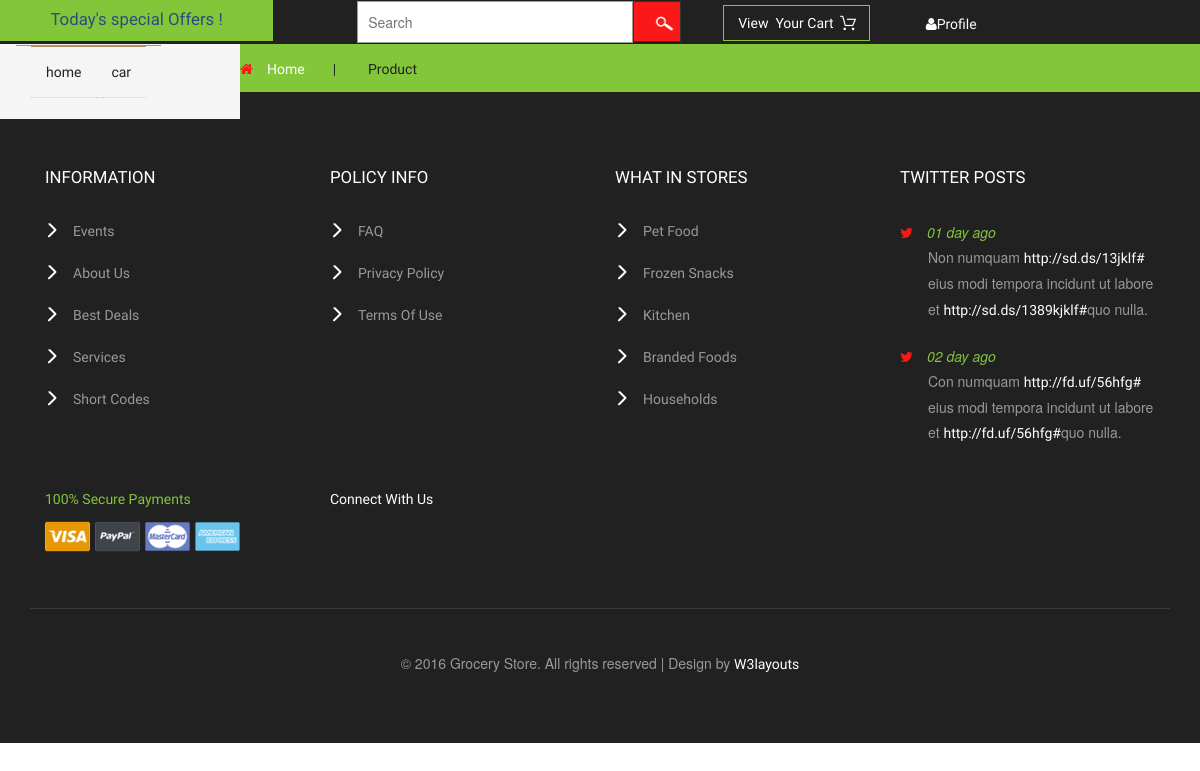
The page /home/producte/16/ on the database as committed earlier.
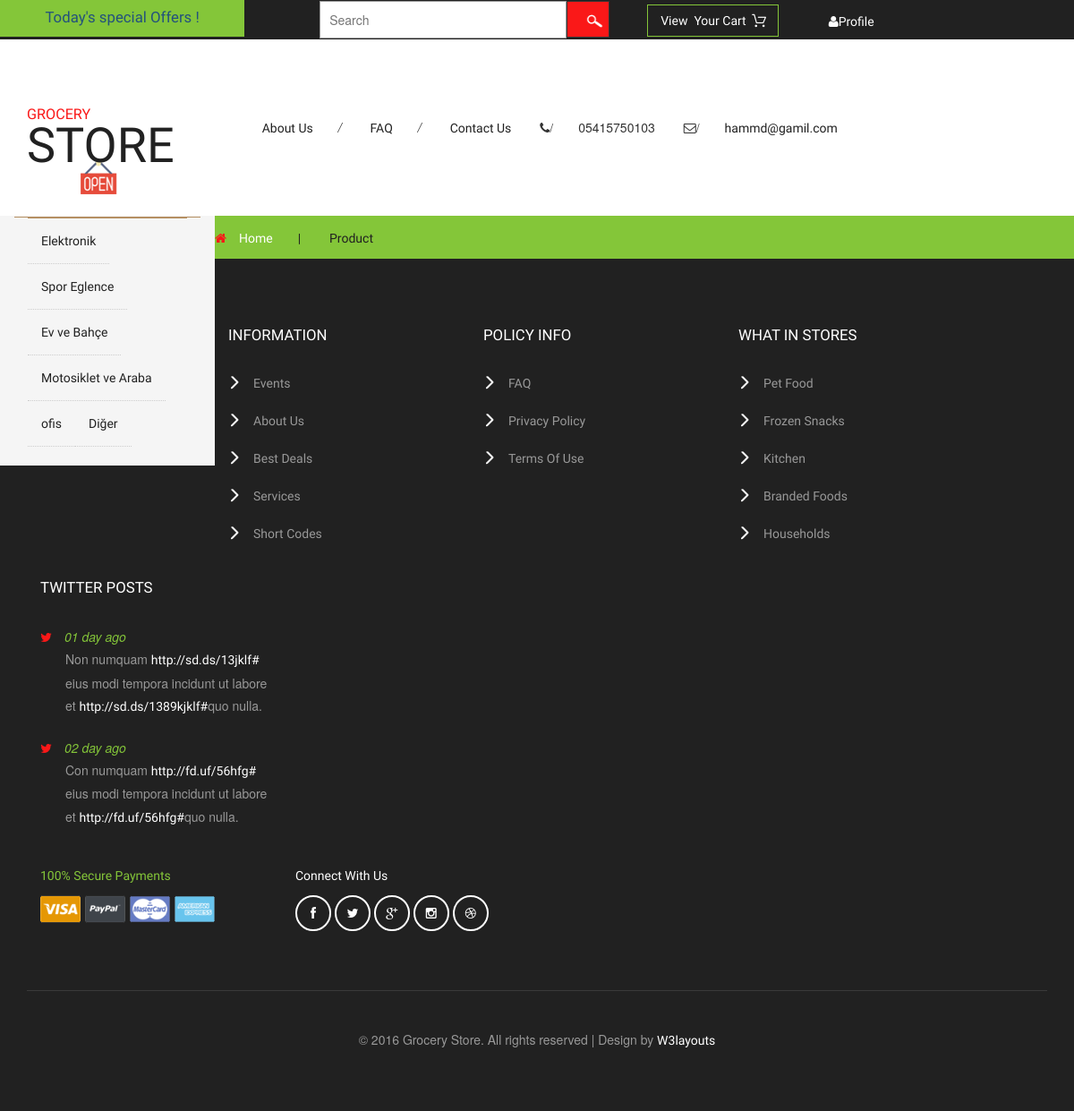
The same page on the database as committed later.
### forSale/models.py (models this page shows, shortened)
class Category(MPTTModel):
    STATUS = (
        ('True', 'Evet'),
        ('False', 'Hayir'),
    )
    name= models.CharField(default='', max_length=40)
    stats = models.CharField(default='', max_length=40, choices=STATUS)
    keyword = models.CharField(default='', max_length=40)
    description = models.CharField(max_length=200, default="")
    image = models.ImageField(blank=True,upload_to='images/')
    slug = models.SlugField()
    parent = TreeForeignKey('self', on_delete=models.CASCADE, null=True, blank=True, related_name='children')
    class MPTTMeta:
        order_insertion_by = ['name']
    def children(self):
        return Category.objects.filter(parent=self).all().all()
    def image_tag(self):
        return mark_safe('<img src="{}" width="50" height="50" />'.format(self.image.url))
    image_tag.short_description = 'Image'

### main/models.py (models this page shows, shortened)
class Main(models.Model):
    STATUS = (
        ('True', 'Evet'),
        ('False', 'Hayir'),
    )
    name = models.CharField(default='', max_length=40)
    status = models.CharField(default='', max_length=40, choices=STATUS)
    title = models.CharField(max_length=15)
    about  = RichTextUploadingField()
    keyword = models.TextField(max_length=10000)
    description  = models.TextField(max_length=10000)
    company  = models.TextField(max_length=10000)
    smtpserver  = models.CharField(max_length=44)
    smtpemail  = models.CharField(max_length=44)
    smtpPassword = models.CharField(max_length=150)
    smtpPort  = models.CharField(max_length=150)
    pagefa  = models.CharField(max_length=150)
    pagetw  = models.CharField(max_length=150)
    pageyt  = models.CharField(max_length=105)
    pageLink  = models.CharField(max_length=150)
    pageTe = models.CharField(max_length=20,default=0)
    icon  = models.ImageField(blank=True,upload_to='images/')
    name_set = models.CharField(max_length=20,default='-')

### main/views.py (the view)
# urls.py: url(r'^home/producte/(?P<pk>\d+)/$', views.producte, name='producte'),
def producte(request,pk):
    pageName = 'producte Page'
    set = Main.objects.filter(pk = 1)
    cate = Category.objects.all()
    comment = Comment.objects.filter(product__id= pk, status = 'False')
    userInfo = request.user
    sale =  Forslar.objects.filter(pk=pk)
    return render(request,'front/producte.html',{'userInfo' :userInfo,'sale':sale,'cate': cate,'title':pageName,'comment':comment,'set':set})

### main/templates/front/producte.html (shortened to what this page needs)
{% extends 'front/master.html' %}
{% load static %}
{% block head%}
<!DOCTYPE html>
<html>
<head>
<link href="{% static  'front/css/bootstrap.css' %}" rel="stylesheet" type="text/css" media="all" />
<link href="{% static  'front/css/style.css' %}" rel="stylesheet" type="text/css" media="all" />
<link href="{% static  'css/font-awesome.css' %}" rel="stylesheet" type="text/css" media="all" />
   <link href="//maxcdn.bootstrapcdn.com/bootstrap/3.3.0/css/bootstrap.min.css" rel="stylesheet" id="bootstrap-css">
</head>
{% endblock%}
{% block mainblock%}
  <div class="products-breadcrumb">
		<div class="container"  style="height: 20px ">
			<ul>
				<li><i class="fa fa-home" aria-hidden="true"></i><a href="/home">Home</a><span>|</span></li>
				<li>Product</li>
			</ul>
		</div>
	</div>
{% endblock%}

### main/templates/front/master.html (shortened to what the changed rows need)
{% load static %}
{% load mptt_tags %}
{% block head %}
{% endblock %}
{% for i in set %}
<div class="logo_products">
    <div class="container">
        <div class="w3ls_logo_products_left">
            <h1><a href="/home"><span>Grocery</span> Store</a></h1>
        </div>
        <div class="w3ls_logo_products_left1">
            <ul class="special_items">
                <li><a href="/aboutus">About Us</a><i>/</i></li>
                    <li><a href="/sss">FAQ</a><i>/</i></li>
                <li><a href="/contantus">Contact Us</a></li>
                <li><i class="fa fa-phone" aria-hidden="true">/</i>{{ i.pageTe }}</li>
                <li><i class="fa fa-envelope-o" aria-hidden="true">/</i><a href="mailto:hmodalhmod199@g.gmail.com">{{ i.smtpemail }}</a>
                </li>
            </ul>
        </div>
        <div class="clearfix"></div>
    </div>
</div>
{% endfor %}
<div class="banner">
    {% if title == "Home page " or title == 'Category pange'  or title == 'User page' or title == 'producte Page' or title == 'Show Cart' %}
        <div class="w3l_banner_nav_left">
        <nav class="navbar nav_bottom">
            <div class="collapse navbar-collapse" id="bs-megadropdown-tabs">
                <ul class="nav navbar-nav nav_1">
                    {% load mptt_tags %}
                    <div class="collapse navbar-collapse" id="bs-megadropdown-tabs">
					<ul class="nav navbar-nav nav_1">
                        {% for cat in cate %}
                            {% if cat.parent == None %}
						<li class="dropdown mega-dropdown ">
							<a href="#" class="dropdown-toggle" data-toggle="dropdown">{{cat.name}}</a>
						</li>
                            {% endif %}
                        {% endfor %}
					</ul>
				 </div>
                </ul>
            </div>
        </nav>
    {% endif %}
    </div>
    <div class="footer">
        <div class="container">
            <div class="agile_footer_grids">
                <div class="col-md-3 w3_footer_grid agile_footer_grids_w3_footer">
                    <div class="w3_footer_grid_bottom">
                        {% for j in set %}
                        <ul class="agileits_social_icons">
                            <li><a href="{{ j.pagefa }}" class="facebook"><i class="fa fa-facebook" aria-hidden="true"></i></a></li>
                            <li><a href="{{ j.pagetw }}" class="twitter"><i class="fa fa-twitter" aria-hidden="true"></i></a></li>
                            <li><a href="{{ j.pageyt }}" class="google"><i class="fa fa-google-plus" aria-hidden="true"></i></a></li>
                            <li><a href="{{ j.pageTe }}" class="instagram"><i class="fa fa-instagram" aria-hidden="true"></i></a>
                            </li>
                            <li><a href="#" class="dribbble"><i class="fa fa-dribbble" aria-hidden="true"></i></a></li>
                        </ul>
{% endfor %}
                    </div>
                </div>
            </div>
        </div>
    </div>
    </html>

Rows that differ between the two databases and show on the page:
removed Category: name "home"
removed Category: name "car"
now on this page (row edited): Main: pageTe "05415750103", smtpemail "hammd@gamil.com"
added Category: name "Elektronik"
added Category: name "Spor Eglence"
added Category: name "Ev ve Bahçe"
added Category: name "Motosiklet ve Araba"
added Category: name "ofis"
added Category: name "Diğer"
